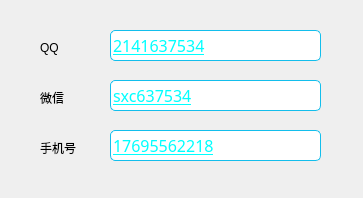
<?xml version="1.0" encoding="UTF-8"?>
<ui version="4.0">
 <class>contact</class>
 <widget class="QWidget" name="contact">
  <property name="geometry">
   <rect>
    <x>0</x>
    <y>0</y>
    <width>363</width>
    <height>198</height>
   </rect>
  </property>
  <property name="windowTitle">
   <string>Form</string>
  </property>
  <widget class="QLabel" name="label">
   <property name="geometry">
    <rect>
     <x>40</x>
     <y>40</y>
     <width>72</width>
     <height>15</height>
    </rect>
   </property>
   <property name="text">
    <string>QQ</string>
   </property>
  </widget>
  <widget class="QLabel" name="label_2">
   <property name="geometry">
    <rect>
     <x>40</x>
     <y>90</y>
     <width>72</width>
     <height>15</height>
    </rect>
   </property>
   <property name="text">
    <string>微信</string>
   </property>
  </widget>
  <widget class="QLabel" name="label_3">
   <property name="geometry">
    <rect>
     <x>40</x>
     <y>140</y>
     <width>72</width>
     <height>15</height>
    </rect>
   </property>
   <property name="text">
    <string>手机号</string>
   </property>
  </widget>
  <widget class="QLineEdit" name="lineEdit_2">
   <property name="geometry">
    <rect>
     <x>110</x>
     <y>30</y>
     <width>211</width>
     <height>31</height>
    </rect>
   </property>
   <property name="palette">
    <palette>
     <active>
      <colorrole role="Text">
       <brush brushstyle="SolidPattern">
        <color alpha="255">
         <red>0</red>
         <green>255</green>
         <blue>255</blue>
        </color>
       </brush>
      </colorrole>
     </active>
     <inactive>
      <colorrole role="Text">
       <brush brushstyle="SolidPattern">
        <color alpha="255">
         <red>0</red>
         <green>255</green>
         <blue>255</blue>
        </color>
       </brush>
      </colorrole>
     </inactive>
     <disabled>
      <colorrole role="Text">
       <brush brushstyle="SolidPattern">
        <color alpha="255">
         <red>120</red>
         <green>120</green>
         <blue>120</blue>
        </color>
       </brush>
      </colorrole>
     </disabled>
    </palette>
   </property>
   <property name="font">
    <font>
     <family>微软雅黑</family>
     <pointsize>12</pointsize>
     <weight>50</weight>
     <bold>false</bold>
     <underline>true</underline>
    </font>
   </property>
   <property name="styleSheet">
    <string notr="true">border: 1px solid;
border-color: rgb(19, 190, 236);
border-radius: 5px;</string>
   </property>
   <property name="text">
    <string>2141637534</string>
   </property>
   <property name="readOnly">
    <bool>true</bool>
   </property>
  </widget>
  <widget class="QLineEdit" name="lineEdit_3">
   <property name="geometry">
    <rect>
     <x>110</x>
     <y>80</y>
     <width>211</width>
     <height>31</height>
    </rect>
   </property>
   <property name="palette">
    <palette>
     <active>
      <colorrole role="Text">
       <brush brushstyle="SolidPattern">
        <color alpha="255">
         <red>0</red>
         <green>255</green>
         <blue>255</blue>
        </color>
       </brush>
      </colorrole>
     </active>
     <inactive>
      <colorrole role="Text">
       <brush brushstyle="SolidPattern">
        <color alpha="255">
         <red>0</red>
         <green>255</green>
         <blue>255</blue>
        </color>
       </brush>
      </colorrole>
     </inactive>
     <disabled>
      <colorrole role="Text">
       <brush brushstyle="SolidPattern">
        <color alpha="255">
         <red>120</red>
         <green>120</green>
         <blue>120</blue>
        </color>
       </brush>
      </colorrole>
     </disabled>
    </palette>
   </property>
   <property name="font">
    <font>
     <family>微软雅黑</family>
     <pointsize>12</pointsize>
     <underline>true</underline>
    </font>
   </property>
   <property name="styleSheet">
    <string notr="true">border: 1px solid;
border-color: rgb(19, 190, 236);
border-radius: 5px;</string>
   </property>
   <property name="text">
    <string>sxc637534</string>
   </property>
   <property name="readOnly">
    <bool>true</bool>
   </property>
  </widget>
  <widget class="QLineEdit" name="lineEdit_4">
   <property name="geometry">
    <rect>
     <x>110</x>
     <y>130</y>
     <width>211</width>
     <height>31</height>
    </rect>
   </property>
   <property name="palette">
    <palette>
     <active>
      <colorrole role="Text">
       <brush brushstyle="SolidPattern">
        <color alpha="255">
         <red>0</red>
         <green>255</green>
         <blue>255</blue>
        </color>
       </brush>
      </colorrole>
     </active>
     <inactive>
      <colorrole role="Text">
       <brush brushstyle="SolidPattern">
        <color alpha="255">
         <red>0</red>
         <green>255</green>
         <blue>255</blue>
        </color>
       </brush>
      </colorrole>
     </inactive>
     <disabled>
      <colorrole role="Text">
       <brush brushstyle="SolidPattern">
        <color alpha="255">
         <red>120</red>
         <green>120</green>
         <blue>120</blue>
        </color>
       </brush>
      </colorrole>
     </disabled>
    </palette>
   </property>
   <property name="font">
    <font>
     <family>微软雅黑</family>
     <pointsize>12</pointsize>
     <underline>true</underline>
    </font>
   </property>
   <property name="styleSheet">
    <string notr="true">border: 1px solid;
border-color: rgb(19, 190, 236);
border-radius: 5px;</string>
   </property>
   <property name="text">
    <string>17695562218</string>
   </property>
   <property name="readOnly">
    <bool>true</bool>
   </property>
  </widget>
 </widget>
 <resources/>
 <connections/>
</ui>
